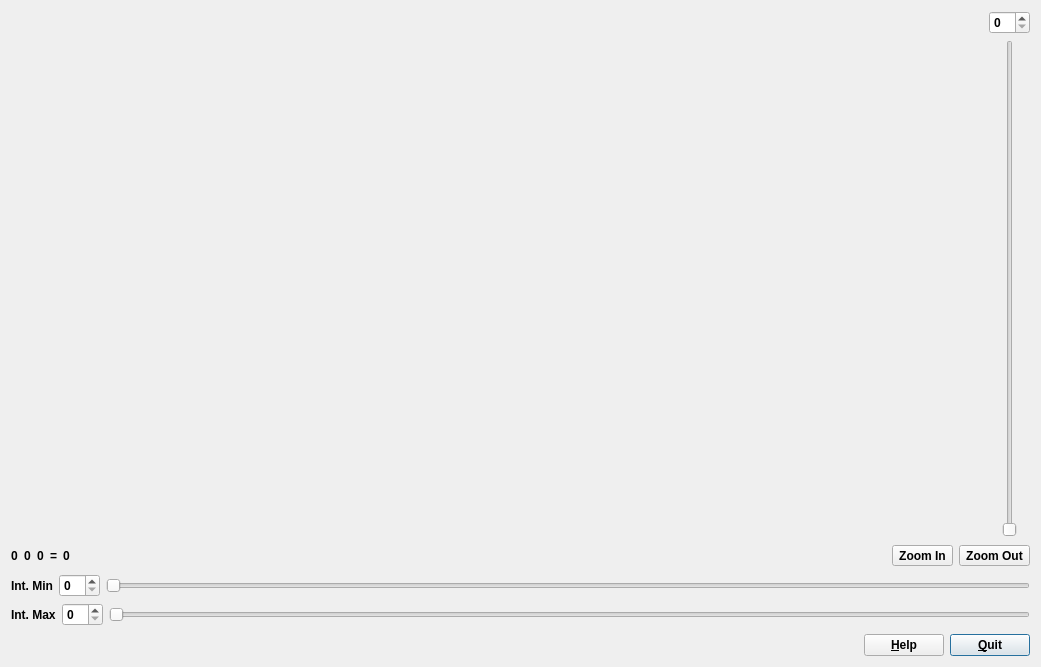
<?xml version="1.0" encoding="UTF-8"?>
<ui version="4.0">
 <class>Gui</class>
 <widget class="QDialog" name="Gui">
  <property name="geometry">
   <rect>
    <x>0</x>
    <y>0</y>
    <width>1041</width>
    <height>667</height>
   </rect>
  </property>
  <property name="sizePolicy">
   <sizepolicy hsizetype="Minimum" vsizetype="Minimum">
    <horstretch>0</horstretch>
    <verstretch>0</verstretch>
   </sizepolicy>
  </property>
  <property name="font">
   <font>
    <weight>75</weight>
    <bold>true</bold>
   </font>
  </property>
  <property name="windowTitle">
   <string>Insight Qt Slicer</string>
  </property>
  <property name="sizeGripEnabled">
   <bool>false</bool>
  </property>
  <layout class="QVBoxLayout" name="verticalLayout" stretch="1,0,0,0,0,0,0,0">
   <item>
    <layout class="QHBoxLayout" name="horizontalLayout_5" stretch="1,0">
     <item>
      <widget class="QtGlSliceView" name="OpenGlWindow" native="true">
       <property name="minimumSize">
        <size>
         <width>100</width>
         <height>100</height>
        </size>
       </property>
      </widget>
     </item>
     <item>
      <layout class="QGridLayout" name="gridLayout_2">
       <item row="0" column="0" colspan="3">
        <widget class="QSpinBox" name="SliceNum">
         <property name="enabled">
          <bool>true</bool>
         </property>
        </widget>
       </item>
       <item row="1" column="1">
        <widget class="QSlider" name="Slice">
         <property name="layoutDirection">
          <enum>Qt::RightToLeft</enum>
         </property>
         <property name="orientation">
          <enum>Qt::Vertical</enum>
         </property>
        </widget>
       </item>
      </layout>
     </item>
    </layout>
   </item>
   <item>
    <spacer name="verticalSpacer">
     <property name="orientation">
      <enum>Qt::Vertical</enum>
     </property>
     <property name="sizeHint" stdset="0">
      <size>
       <width>20</width>
       <height>2</height>
      </size>
     </property>
    </spacer>
   </item>
   <item>
    <layout class="QHBoxLayout" name="horizontalLayout">
     <item>
      <widget class="QLabel" name="PositionX">
       <property name="text">
        <string>0</string>
       </property>
      </widget>
     </item>
     <item>
      <widget class="QLabel" name="PositionY">
       <property name="text">
        <string>0</string>
       </property>
      </widget>
     </item>
     <item>
      <widget class="QLabel" name="PositionZ">
       <property name="text">
        <string>0</string>
       </property>
      </widget>
     </item>
     <item>
      <widget class="QLabel" name="TextLabel1">
       <property name="text">
        <string>=</string>
       </property>
       <property name="wordWrap">
        <bool>false</bool>
       </property>
      </widget>
     </item>
     <item>
      <widget class="QLabel" name="PixelValue">
       <property name="text">
        <string>0</string>
       </property>
      </widget>
     </item>
     <item>
      <spacer name="horizontalSpacer">
       <property name="orientation">
        <enum>Qt::Horizontal</enum>
       </property>
       <property name="sizeHint" stdset="0">
        <size>
         <width>5</width>
         <height>20</height>
        </size>
       </property>
      </spacer>
     </item>
     <item>
      <widget class="QToolButton" name="ZoomIn">
       <property name="font">
        <font>
         <family>Arial</family>
        </font>
       </property>
       <property name="text">
        <string>Zoom In</string>
       </property>
      </widget>
     </item>
     <item>
      <widget class="QToolButton" name="ZoomOut">
       <property name="font">
        <font>
         <family>Arial</family>
        </font>
       </property>
       <property name="text">
        <string>Zoom Out</string>
       </property>
      </widget>
     </item>
    </layout>
   </item>
   <item>
    <spacer name="verticalSpacer_2">
     <property name="orientation">
      <enum>Qt::Vertical</enum>
     </property>
     <property name="sizeHint" stdset="0">
      <size>
       <width>20</width>
       <height>2</height>
      </size>
     </property>
    </spacer>
   </item>
   <item>
    <layout class="QHBoxLayout" name="horizontalLayout_2" stretch="0,0,1">
     <item>
      <widget class="QLabel" name="IntensityMinLabel">
       <property name="text">
        <string>Int. Min</string>
       </property>
      </widget>
     </item>
     <item>
      <widget class="QSpinBox" name="IntensityMinDisplay"/>
     </item>
     <item>
      <widget class="QSlider" name="IntensityMin">
       <property name="orientation">
        <enum>Qt::Horizontal</enum>
       </property>
      </widget>
     </item>
    </layout>
   </item>
   <item>
    <layout class="QHBoxLayout" name="horizontalLayout_3" stretch="0,0,1">
     <item>
      <widget class="QLabel" name="IntensityMaxLabel">
       <property name="text">
        <string>Int. Max</string>
       </property>
      </widget>
     </item>
     <item>
      <widget class="QSpinBox" name="IntensityMaxDisplay"/>
     </item>
     <item>
      <widget class="QSlider" name="IntensityMax">
       <property name="orientation">
        <enum>Qt::Horizontal</enum>
       </property>
      </widget>
     </item>
    </layout>
   </item>
   <item>
    <spacer name="verticalSpacer_3">
     <property name="orientation">
      <enum>Qt::Vertical</enum>
     </property>
     <property name="sizeHint" stdset="0">
      <size>
       <width>20</width>
       <height>2</height>
      </size>
     </property>
    </spacer>
   </item>
   <item>
    <layout class="QHBoxLayout" name="horizontalLayout_6">
     <property name="spacing">
      <number>6</number>
     </property>
     <property name="margin">
      <number>0</number>
     </property>
     <item>
      <spacer name="horizontalSpacer_2">
       <property name="orientation">
        <enum>Qt::Horizontal</enum>
       </property>
       <property name="sizeHint" stdset="0">
        <size>
         <width>28</width>
         <height>20</height>
        </size>
       </property>
      </spacer>
     </item>
     <item>
      <widget class="QPushButton" name="buttonHelp">
       <property name="sizePolicy">
        <sizepolicy hsizetype="Fixed" vsizetype="Fixed">
         <horstretch>0</horstretch>
         <verstretch>0</verstretch>
        </sizepolicy>
       </property>
       <property name="font">
        <font>
         <family>Arial</family>
        </font>
       </property>
       <property name="text">
        <string>&amp;Help</string>
       </property>
       <property name="autoDefault">
        <bool>true</bool>
       </property>
      </widget>
     </item>
     <item>
      <widget class="QPushButton" name="buttonOk">
       <property name="sizePolicy">
        <sizepolicy hsizetype="Fixed" vsizetype="Fixed">
         <horstretch>0</horstretch>
         <verstretch>0</verstretch>
        </sizepolicy>
       </property>
       <property name="font">
        <font>
         <family>Arial</family>
        </font>
       </property>
       <property name="windowTitle">
        <string/>
       </property>
       <property name="text">
        <string>&amp;Quit</string>
       </property>
       <property name="autoDefault">
        <bool>true</bool>
       </property>
       <property name="default">
        <bool>true</bool>
       </property>
      </widget>
     </item>
    </layout>
   </item>
  </layout>
 </widget>
 <customwidgets>
  <customwidget>
   <class>QtGlSliceView</class>
   <extends>QWidget</extends>
   <header>QtGlSliceView.h</header>
   <slots>
    <signal>XValueChanged(double)</signal>
    <signal>YValueChanged(double)</signal>
    <signal>ZValueChanged(double)</signal>
    <signal>PixelValueChanged(double)</signal>
   </slots>
  </customwidget>
 </customwidgets>
 <tabstops>
  <tabstop>buttonHelp</tabstop>
  <tabstop>buttonOk</tabstop>
 </tabstops>
 <resources/>
 <connections>
  <connection>
   <sender>Slice</sender>
   <signal>valueChanged(int)</signal>
   <receiver>OpenGlWindow</receiver>
   <slot>ChangeSlice(int)</slot>
   <hints>
    <hint type="sourcelabel">
     <x>1018</x>
     <y>57</y>
    </hint>
    <hint type="destinationlabel">
     <x>20</x>
     <y>20</y>
    </hint>
   </hints>
  </connection>
  <connection>
   <sender>IntensityMax</sender>
   <signal>valueChanged(int)</signal>
   <receiver>OpenGlWindow</receiver>
   <slot>IntensityMax(int)</slot>
   <hints>
    <hint type="sourcelabel">
     <x>141</x>
     <y>671</y>
    </hint>
    <hint type="destinationlabel">
     <x>20</x>
     <y>20</y>
    </hint>
   </hints>
  </connection>
  <connection>
   <sender>IntensityMin</sender>
   <signal>valueChanged(int)</signal>
   <receiver>OpenGlWindow</receiver>
   <slot>IntensityMin(int)</slot>
   <hints>
    <hint type="sourcelabel">
     <x>137</x>
     <y>643</y>
    </hint>
    <hint type="destinationlabel">
     <x>20</x>
     <y>20</y>
    </hint>
   </hints>
  </connection>
  <connection>
   <sender>ZoomIn</sender>
   <signal>clicked()</signal>
   <receiver>OpenGlWindow</receiver>
   <slot>ZoomIn()</slot>
   <hints>
    <hint type="sourcelabel">
     <x>903</x>
     <y>615</y>
    </hint>
    <hint type="destinationlabel">
     <x>20</x>
     <y>20</y>
    </hint>
   </hints>
  </connection>
  <connection>
   <sender>ZoomOut</sender>
   <signal>clicked()</signal>
   <receiver>OpenGlWindow</receiver>
   <slot>ZoomOut()</slot>
   <hints>
    <hint type="sourcelabel">
     <x>967</x>
     <y>615</y>
    </hint>
    <hint type="destinationlabel">
     <x>20</x>
     <y>20</y>
    </hint>
   </hints>
  </connection>
  <connection>
   <sender>Slice</sender>
   <signal>valueChanged(int)</signal>
   <receiver>SliceNum</receiver>
   <slot>setValue(int)</slot>
   <hints>
    <hint type="sourcelabel">
     <x>1018</x>
     <y>134</y>
    </hint>
    <hint type="destinationlabel">
     <x>993</x>
     <y>27</y>
    </hint>
   </hints>
  </connection>
  <connection>
   <sender>SliceNum</sender>
   <signal>valueChanged(int)</signal>
   <receiver>Slice</receiver>
   <slot>setValue(int)</slot>
   <hints>
    <hint type="sourcelabel">
     <x>993</x>
     <y>29</y>
    </hint>
    <hint type="destinationlabel">
     <x>1018</x>
     <y>118</y>
    </hint>
   </hints>
  </connection>
  <connection>
   <sender>IntensityMax</sender>
   <signal>valueChanged(int)</signal>
   <receiver>IntensityMaxDisplay</receiver>
   <slot>setValue(int)</slot>
   <hints>
    <hint type="sourcelabel">
     <x>127</x>
     <y>671</y>
    </hint>
    <hint type="destinationlabel">
     <x>97</x>
     <y>671</y>
    </hint>
   </hints>
  </connection>
  <connection>
   <sender>IntensityMaxDisplay</sender>
   <signal>valueChanged(int)</signal>
   <receiver>IntensityMax</receiver>
   <slot>setValue(int)</slot>
   <hints>
    <hint type="sourcelabel">
     <x>106</x>
     <y>671</y>
    </hint>
    <hint type="destinationlabel">
     <x>121</x>
     <y>671</y>
    </hint>
   </hints>
  </connection>
  <connection>
   <sender>IntensityMinDisplay</sender>
   <signal>valueChanged(int)</signal>
   <receiver>IntensityMin</receiver>
   <slot>setValue(int)</slot>
   <hints>
    <hint type="sourcelabel">
     <x>96</x>
     <y>643</y>
    </hint>
    <hint type="destinationlabel">
     <x>118</x>
     <y>643</y>
    </hint>
   </hints>
  </connection>
  <connection>
   <sender>IntensityMin</sender>
   <signal>valueChanged(int)</signal>
   <receiver>IntensityMinDisplay</receiver>
   <slot>setValue(int)</slot>
   <hints>
    <hint type="sourcelabel">
     <x>116</x>
     <y>643</y>
    </hint>
    <hint type="destinationlabel">
     <x>98</x>
     <y>643</y>
    </hint>
   </hints>
  </connection>
  <connection>
   <sender>buttonOk</sender>
   <signal>clicked()</signal>
   <receiver>Gui</receiver>
   <slot>accept()</slot>
   <hints>
    <hint type="sourcelabel">
     <x>960</x>
     <y>701</y>
    </hint>
    <hint type="destinationlabel">
     <x>734</x>
     <y>667</y>
    </hint>
   </hints>
  </connection>
  <connection>
   <sender>OpenGlWindow</sender>
   <signal>XValueChanged(double)</signal>
   <receiver>PositionX</receiver>
   <slot>setNum(double)</slot>
   <hints>
    <hint type="sourcelabel">
     <x>13</x>
     <y>596</y>
    </hint>
    <hint type="destinationlabel">
     <x>14</x>
     <y>622</y>
    </hint>
   </hints>
  </connection>
  <connection>
   <sender>OpenGlWindow</sender>
   <signal>YValueChanged(double)</signal>
   <receiver>PositionY</receiver>
   <slot>setNum(double)</slot>
   <hints>
    <hint type="sourcelabel">
     <x>30</x>
     <y>594</y>
    </hint>
    <hint type="destinationlabel">
     <x>27</x>
     <y>621</y>
    </hint>
   </hints>
  </connection>
  <connection>
   <sender>OpenGlWindow</sender>
   <signal>ZValueChanged(double)</signal>
   <receiver>PositionZ</receiver>
   <slot>setNum(double)</slot>
   <hints>
    <hint type="sourcelabel">
     <x>41</x>
     <y>600</y>
    </hint>
    <hint type="destinationlabel">
     <x>39</x>
     <y>623</y>
    </hint>
   </hints>
  </connection>
  <connection>
   <sender>OpenGlWindow</sender>
   <signal>PixelValueChanged(double)</signal>
   <receiver>PixelValue</receiver>
   <slot>setNum(double)</slot>
   <hints>
    <hint type="sourcelabel">
     <x>67</x>
     <y>598</y>
    </hint>
    <hint type="destinationlabel">
     <x>68</x>
     <y>625</y>
    </hint>
   </hints>
  </connection>
 </connections>
</ui>
